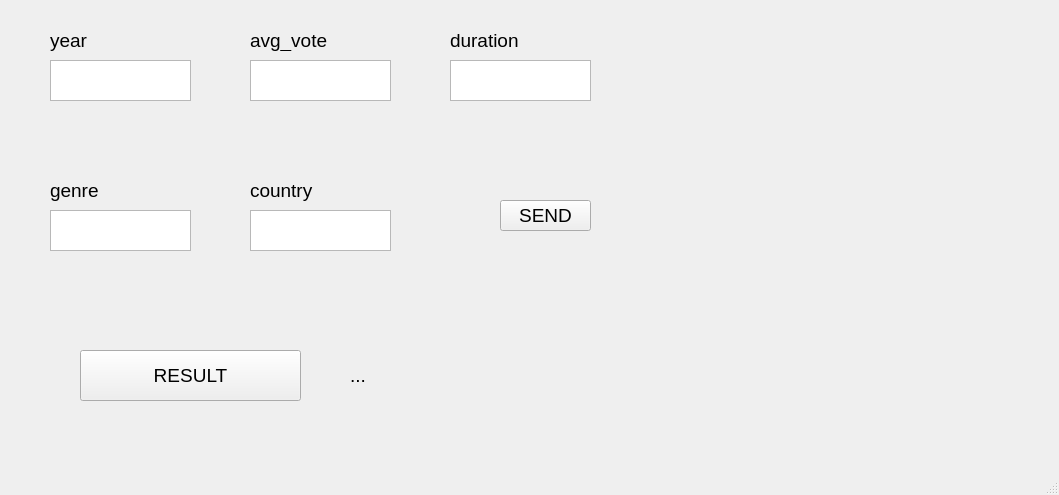
<?xml version="1.0" encoding="UTF-8"?>
<ui version="4.0">
 <class>MainWindow</class>
 <widget class="QMainWindow" name="MainWindow">
  <property name="geometry">
   <rect>
    <x>0</x>
    <y>0</y>
    <width>1059</width>
    <height>495</height>
   </rect>
  </property>
  <property name="windowTitle">
   <string>MainWindow</string>
  </property>
  <widget class="QWidget" name="centralwidget">
   <widget class="QPlainTextEdit" name="plainTextEdit_1">
    <property name="geometry">
     <rect>
      <x>50</x>
      <y>60</y>
      <width>141</width>
      <height>41</height>
     </rect>
    </property>
    <property name="font">
     <font>
      <pointsize>14</pointsize>
     </font>
    </property>
   </widget>
   <widget class="QLabel" name="labelTitre_1">
    <property name="geometry">
     <rect>
      <x>50</x>
      <y>30</y>
      <width>141</width>
      <height>21</height>
     </rect>
    </property>
    <property name="font">
     <font>
      <pointsize>14</pointsize>
     </font>
    </property>
    <property name="text">
     <string>year</string>
    </property>
   </widget>
   <widget class="QLabel" name="label_1">
    <property name="geometry">
     <rect>
      <x>50</x>
      <y>120</y>
      <width>141</width>
      <height>20</height>
     </rect>
    </property>
    <property name="font">
     <font>
      <pointsize>14</pointsize>
     </font>
    </property>
    <property name="autoFillBackground">
     <bool>false</bool>
    </property>
    <property name="text">
     <string/>
    </property>
   </widget>
   <widget class="QPlainTextEdit" name="plainTextEdit_2">
    <property name="geometry">
     <rect>
      <x>250</x>
      <y>60</y>
      <width>141</width>
      <height>41</height>
     </rect>
    </property>
    <property name="font">
     <font>
      <pointsize>14</pointsize>
     </font>
    </property>
   </widget>
   <widget class="QLabel" name="label_2">
    <property name="geometry">
     <rect>
      <x>250</x>
      <y>120</y>
      <width>141</width>
      <height>20</height>
     </rect>
    </property>
    <property name="font">
     <font>
      <pointsize>14</pointsize>
     </font>
    </property>
    <property name="autoFillBackground">
     <bool>false</bool>
    </property>
    <property name="text">
     <string/>
    </property>
   </widget>
   <widget class="QLabel" name="labelTitre_2">
    <property name="geometry">
     <rect>
      <x>250</x>
      <y>30</y>
      <width>141</width>
      <height>21</height>
     </rect>
    </property>
    <property name="font">
     <font>
      <pointsize>14</pointsize>
     </font>
    </property>
    <property name="text">
     <string>avg_vote</string>
    </property>
   </widget>
   <widget class="QPlainTextEdit" name="plainTextEdit_3">
    <property name="geometry">
     <rect>
      <x>450</x>
      <y>60</y>
      <width>141</width>
      <height>41</height>
     </rect>
    </property>
    <property name="font">
     <font>
      <pointsize>14</pointsize>
     </font>
    </property>
   </widget>
   <widget class="QLabel" name="label_3">
    <property name="geometry">
     <rect>
      <x>450</x>
      <y>120</y>
      <width>141</width>
      <height>20</height>
     </rect>
    </property>
    <property name="font">
     <font>
      <pointsize>14</pointsize>
     </font>
    </property>
    <property name="text">
     <string/>
    </property>
   </widget>
   <widget class="QLabel" name="labelTitre_3">
    <property name="geometry">
     <rect>
      <x>450</x>
      <y>30</y>
      <width>141</width>
      <height>21</height>
     </rect>
    </property>
    <property name="font">
     <font>
      <pointsize>14</pointsize>
     </font>
    </property>
    <property name="text">
     <string>duration</string>
    </property>
   </widget>
   <widget class="QLabel" name="labelTitre_4">
    <property name="geometry">
     <rect>
      <x>50</x>
      <y>180</y>
      <width>141</width>
      <height>21</height>
     </rect>
    </property>
    <property name="font">
     <font>
      <pointsize>14</pointsize>
     </font>
    </property>
    <property name="text">
     <string>genre</string>
    </property>
   </widget>
   <widget class="QPlainTextEdit" name="plainTextEdit_4">
    <property name="geometry">
     <rect>
      <x>50</x>
      <y>210</y>
      <width>141</width>
      <height>41</height>
     </rect>
    </property>
    <property name="font">
     <font>
      <pointsize>14</pointsize>
     </font>
    </property>
   </widget>
   <widget class="QLabel" name="label_4">
    <property name="geometry">
     <rect>
      <x>50</x>
      <y>270</y>
      <width>141</width>
      <height>20</height>
     </rect>
    </property>
    <property name="font">
     <font>
      <pointsize>14</pointsize>
     </font>
    </property>
    <property name="text">
     <string/>
    </property>
   </widget>
   <widget class="QPlainTextEdit" name="plainTextEdit_5">
    <property name="geometry">
     <rect>
      <x>250</x>
      <y>210</y>
      <width>141</width>
      <height>41</height>
     </rect>
    </property>
    <property name="font">
     <font>
      <pointsize>14</pointsize>
     </font>
    </property>
   </widget>
   <widget class="QLabel" name="label_5">
    <property name="geometry">
     <rect>
      <x>250</x>
      <y>270</y>
      <width>141</width>
      <height>20</height>
     </rect>
    </property>
    <property name="font">
     <font>
      <pointsize>14</pointsize>
     </font>
    </property>
    <property name="autoFillBackground">
     <bool>false</bool>
    </property>
    <property name="text">
     <string/>
    </property>
    <property name="wordWrap">
     <bool>false</bool>
    </property>
   </widget>
   <widget class="QLabel" name="labelTitre_5">
    <property name="geometry">
     <rect>
      <x>250</x>
      <y>180</y>
      <width>141</width>
      <height>21</height>
     </rect>
    </property>
    <property name="font">
     <font>
      <pointsize>14</pointsize>
     </font>
    </property>
    <property name="text">
     <string>country</string>
    </property>
   </widget>
   <widget class="QPushButton" name="ButtonSEND">
    <property name="geometry">
     <rect>
      <x>500</x>
      <y>200</y>
      <width>91</width>
      <height>31</height>
     </rect>
    </property>
    <property name="font">
     <font>
      <pointsize>14</pointsize>
     </font>
    </property>
    <property name="text">
     <string>SEND</string>
    </property>
   </widget>
   <widget class="QPushButton" name="pushButton">
    <property name="geometry">
     <rect>
      <x>80</x>
      <y>350</y>
      <width>221</width>
      <height>51</height>
     </rect>
    </property>
    <property name="font">
     <font>
      <pointsize>14</pointsize>
     </font>
    </property>
    <property name="text">
     <string>RESULT</string>
    </property>
   </widget>
   <widget class="QLabel" name="label">
    <property name="geometry">
     <rect>
      <x>350</x>
      <y>350</y>
      <width>661</width>
      <height>51</height>
     </rect>
    </property>
    <property name="font">
     <font>
      <pointsize>14</pointsize>
     </font>
    </property>
    <property name="text">
     <string>...</string>
    </property>
   </widget>
   <widget class="QLabel" name="list_1">
    <property name="geometry">
     <rect>
      <x>920</x>
      <y>30</y>
      <width>81</width>
      <height>371</height>
     </rect>
    </property>
    <property name="text">
     <string/>
    </property>
    <property name="pixmap">
     <pixmap>list/list_genre.PNG</pixmap>
    </property>
   </widget>
  </widget>
  <widget class="QMenuBar" name="menubar">
   <property name="geometry">
    <rect>
     <x>0</x>
     <y>0</y>
     <width>1059</width>
     <height>21</height>
    </rect>
   </property>
  </widget>
  <widget class="QStatusBar" name="statusbar"/>
 </widget>
 <resources/>
 <connections/>
</ui>
